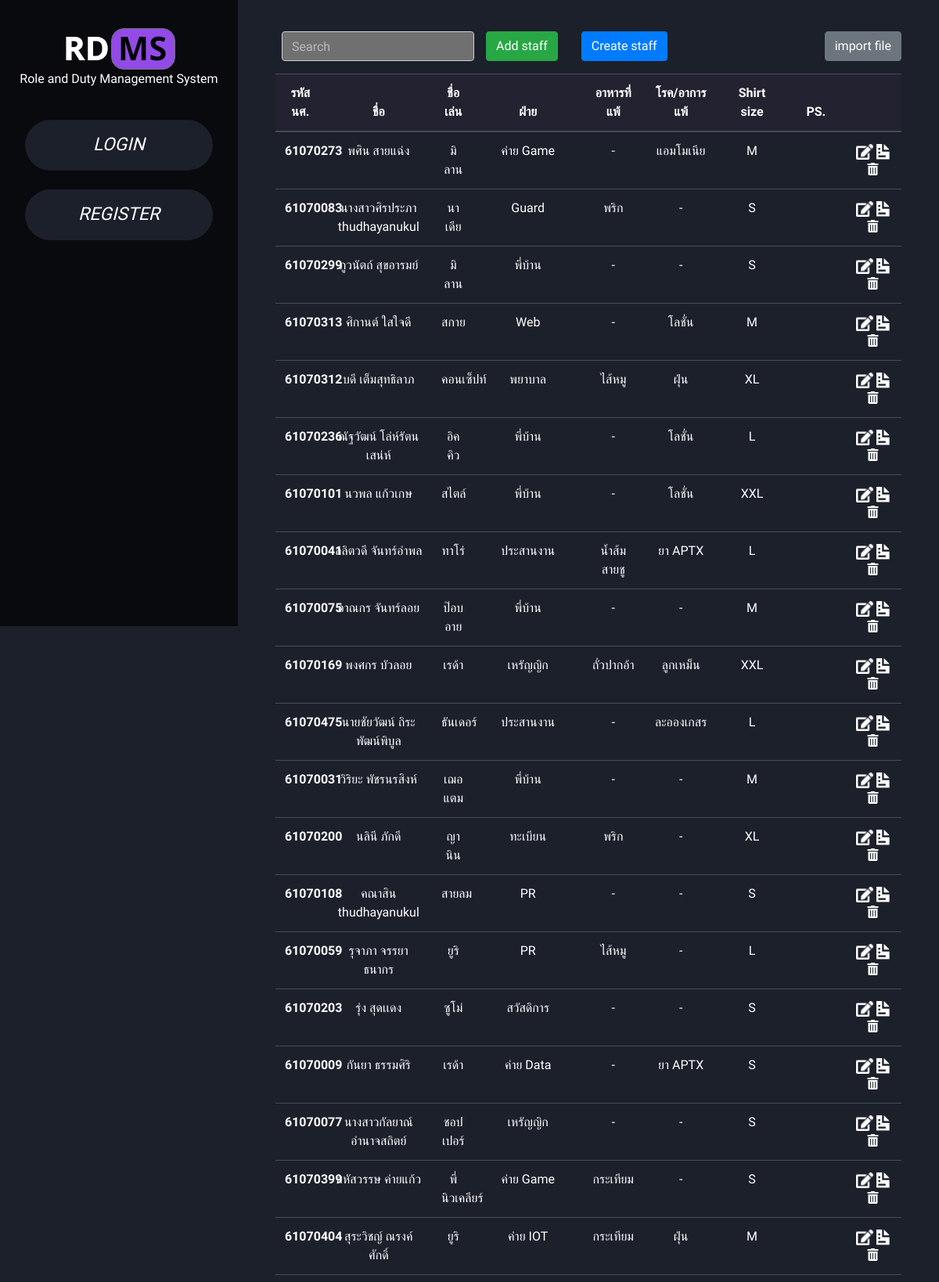
Screenshot of /camp/2/staffs/ (upper part) with the database file from the repository.
### staffs/models.py (models this page shows)
class Staff(models.Model):
    camp = models.ForeignKey(to='camp.Camp', on_delete=models.CASCADE)
    personal = models.OneToOneField(Personal, on_delete=models.CASCADE)
    department = models.ForeignKey(to='camp.Department', on_delete=models.CASCADE, null=True, blank=True)
    mc = models.ForeignKey(to='camp.MC', on_delete=models.CASCADE, null=True, blank=True)
    position = models.CharField(max_length=255)
    group = models.CharField(max_length=255)
    postscript = models.CharField(max_length=255, null=True)

### personal/models.py (models this page shows)
class Personal(models.Model):
    SEX = (
        ('M', 'MALE'),
        ('F', 'FEMALE')
    )
    sid = models.CharField(max_length=8, null=True)
    first_name = models.CharField(max_length=255)
    last_name = models.CharField(max_length=255)
    nick_name = models.CharField(max_length=255)
    sex = models.CharField(choices=SEX, max_length=1)
    phone = models.CharField(max_length=10, null=True)
    email = models.CharField(max_length=255, null=True)
    blood_type = models.CharField(max_length=2, null=True)
    birthday = models.DateField(null=True)
    religion = models.CharField(max_length=255, null=True)
    food_allergy = models.TextField(default='-')
    congenital_disease = models.TextField(default='-')
    shirt_size = models.CharField(max_length=5)
    profile_pic = models.ImageField(upload_to='profiles/')

### camp/models.py (models this page shows)
class Department(models.Model):
    camp = models.ForeignKey(Camp, on_delete=models.CASCADE)
    name = models.CharField(max_length=255)
    typeOfDepartment = models.CharField(max_length=255)
    desc = models.TextField()

### staffs/views.py (the view)
# urls.py: path('<int:id_camp>/staffs/', include('staffs.urls')),
def staffs(request, id_camp):
    context = getPersonal(request)
    context['id_camp'] = id_camp
    context['staffs'] = reversed(Staff.objects.select_related(
        'personal').filter(camp_id=id_camp))
    if id_camp:
        context['active_camp'] = True
    return render(request, 'staffs.html', context)

### index/views.py (called while the page is built)
def getPersonal(request):
    if request.user.is_authenticated and request.user.personal_id:
        user = request.user
        context = {}
        personal = Personal.objects.get(pk=user.personal_id)
        sex = {'M': 'Mr.', 'F': 'Miss.'}
        name = sex[personal.sex] + \
            personal.first_name + ' ' + personal.last_name
        context['name'] = name
        context['personal'] = personal
        return context
    else:
        messages.warning(
            request, 'user ของคุณไม่มีการกรอกข้อมูล personal ระวังบัค')
        return {}

### staffs/templates/staffs.html (shortened to what this page needs)
{% extends "base.html" %}
{% block content %}
<div class="form-group row ml-2">
    <div class="col-xs-3">
        <input type="text" class="form-control  search" placeholder="Search" id="searchBox">
    </div>
    <div class="col-sm-auto">
        <a type="button" class="btn btn-success" href="{% url 'add_staff' id_camp %}">Add staff</a>
    </div>
    <div class="col-sm-auto">
        <a type="button" class="btn btn-primary" href="{% url 'create_staff' id_camp %}">Create staff</a>
    </div>
    <div class="col text-right">
        <a type="button" class="btn btn-secondary" href="{% url 'import_staff' id_camp %}">import file</a>
    </div>
</div>
<table class="table table-dark table-hover table-fixed" id="tbl">
    <thead class="">
        <tr class="text-center">
            <th scope="col" style="width: 7%;">รหัสนศ.</th>
            <th scope="col" style="width: 15%;">ชื่อ</th>
            <th scope="col" style="width: 6%;">ชื่อเล่น</th>
            <th scope="col" style="width: 15%;">ฝ่าย</th>
            <th scope="col" style="width: 9%;">อาหารที่แพ้</th>
            <th scope="col" style="width: 10%;">โรค/อาการแพ้</th>
            <th scope="col" style="width: 10%;">Shirt size</th>
            <th scope="col" style="width: 8%;">PS.</th>
            <th scope="col" style="width: 8%"></th>
        </tr>
    </thead>
    <tbody id="tbd">
        {% for staff in staffs %}
        <tr id="table-row" class="text-center">
            <th scope="row">{{staff.personal.sid}}</th>
            <td>{{staff.personal.first_name}} {{staff.personal.last_name}}</td>
            <td>{{staff.personal.nick_name}}</td>
            <td>{{staff.department.name}}</td>
            <td>{{staff.personal.food_allergy}}</td>
            <td>{{staff.personal.congenital_disease}}</td>
            <td>{{staff.personal.shirt_size}}</td>
            <td>{{staff.personal.postscript}}</td>
            <td>
                <span data-toggle="modal" data-target="#modal_edit" onclick="modal_edit({{ staff.id }})"
                    style="cursor:pointer;">
                    <a class="material-tooltip-main" data-toggle="tooltip" data-placement="top" title="Edit">
                        <img src="/media/Icon awesome-edit.png" class="icon">
                    </a>
                </span>
                <span data-toggle="modal" data-target="#modal_view" onclick="getStaffsDetail({{ staff.id }})"
                    style="cursor:pointer;">
                    <a class="material-tooltip-main" data-toggle="tooltip" data-placement="top" title="View">
                        <img src="/media/Icon open-document.png" class="icon"></img>
                    </a>
                </span>
                <span style="cursor:pointer;">
                    <a href="{% url 'delete_staff' id_camp staff.id %}" onclick="return confirm('Are you sure you want to delete this?')" class="material-tooltip-main del" data-toggle="tooltip" data-placement="top" title="Delete">
                        <i class="fas fa-trash-alt"></i>
                    </a>
                </span>
            </td>
        </tr>
        {% endfor %}
    </tbody>
</table>
{% endblock %}

### static/css/my_style.css (style rules this page uses)
:root { --bg-black: #090A0E; --bg-gray: #1C202B; --bg-aside: #0F1010; --bg-purple: #924BE7; }
body { overflow-x: hidden; background-color: var(--bg-gray); color: white !important; font-family: 'Sarabun', sans-serif; }

### staffs/templates/staffs.html (style rules this page uses)
.table { background: transparent; border-collapse: collapse; table-layout: fixed; width: 100%; }
.icon { height: 20px; }
thead { background-color: #222230; }
.search { background-color: #707070 !important; color: white !important; }
.search::placeholder { color: white; opacity: 0.5; }
.del { color: white; }

### rows the page displays
Staff: personal.sid "61070273", personal.first_name "พศิน", personal.last_name "สายแฉ่ง", personal.nick_name "มิลาน", department.name "ค่าย Game", personal.food_allergy "-", personal.congenital_disease "แอมโมเนีย", personal.shirt_size "M"
Staff: personal.sid "61070083", personal.first_name "นางสาวศิรประภา", personal.last_name "thudhayanukul", personal.nick_name "นาเดีย", department.name "Guard", personal.food_allergy "พริก", personal.congenital_disease "-", personal.shirt_size "S"
Staff: personal.sid "61070299", personal.first_name "ภูวนัตถ์", personal.last_name "สุขอารมย์", personal.nick_name "มิลาน", department.name "พี่บ้าน", personal.food_allergy "-", personal.congenital_disease "-", personal.shirt_size "S"
Staff: personal.sid "61070313", personal.first_name "ศิกานต์", personal.last_name "ใสใจดี", personal.nick_name "สกาย", department.name "Web", personal.food_allergy "-", personal.congenital_disease "โลชั่น", personal.shirt_size "M"
Staff: personal.sid "61070312", personal.first_name "บดี", personal.last_name "เต็มสุทธิลาภ", personal.nick_name "คอนเซ็ปท์", department.name "พยาบาล", personal.food_allergy "ไส้หมู", personal.congenital_disease "ฝุ่น", personal.shirt_size "XL"
Staff: personal.sid "61070236", personal.first_name "ณัฐวัฒน์", personal.last_name "โล่ห์รัตนเสน่ห์", personal.nick_name "อิคคิว", department.name "พี่บ้าน", personal.food_allergy "-", personal.congenital_disease "โลชั่น", personal.shirt_size "L"
Staff: personal.sid "61070101", personal.first_name "นวพล", personal.last_name "แก้วเกษ", personal.nick_name "สไตล์", department.name "พี่บ้าน", personal.food_allergy "-", personal.congenital_disease "โลชั่น", personal.shirt_size "XXL"
Staff: personal.sid "61070041", personal.first_name "ลลิตวดี", personal.last_name "จันทร์อำพล", personal.nick_name "ทาโร่", department.name "ประสานงาน", personal.food_allergy "น้ำส้มสายชู", personal.congenital_disease "ยา APTX", personal.shirt_size "L"
Staff: personal.sid "61070075", personal.first_name "อาณกร", personal.last_name "จันทร์ลอย", personal.nick_name "ป๊อบอาย", department.name "พี่บ้าน", personal.food_allergy "-", personal.congenital_disease "-", personal.shirt_size "M"
Staff: personal.sid "61070169", personal.first_name "พงศกร", personal.last_name "บัวลอย", personal.nick_name "เรด้า", department.name "เหรัญญิก", personal.food_allergy "ถั่วปากอ้า", personal.congenital_disease "ลูกเหม็น", personal.shirt_size "XXL"
Staff: personal.sid "61070475", personal.first_name "นายชัยวัฒน์", personal.last_name "ถิระพัฒน์พิบูล", personal.nick_name "ธันเดอร์", department.name "ประสานงาน", personal.food_allergy "-", personal.congenital_disease "ละอองเกสร", personal.shirt_size "L"
Staff: personal.sid "61070031", personal.first_name "วิริยะ", personal.last_name "พัชรนรสิงห์", personal.nick_name "เฌอแตม", department.name "พี่บ้าน", personal.food_allergy "-", personal.congenital_disease "-", personal.shirt_size "M"
Staff: personal.sid "61070200", personal.first_name "นลินี", personal.last_name "ภักดี", personal.nick_name "ญานิน", department.name "ทะเบียน", personal.food_allergy "พริก", personal.congenital_disease "-", personal.shirt_size "XL"
Staff: personal.sid "61070108", personal.first_name "คณาสิน", personal.last_name "thudhayanukul", personal.nick_name "สายลม", department.name "PR", personal.food_allergy "-", personal.congenital_disease "-", personal.shirt_size "S"
Staff: personal.sid "61070059", personal.first_name "รุจาภา", personal.last_name "จรรยาธนากร", personal.nick_name "ยูริ", department.name "PR", personal.food_allergy "ไส้หมู", personal.congenital_disease "-", personal.shirt_size "L"
Staff: personal.sid "61070203", personal.first_name "รุ่ง", personal.last_name "สุดเเดง", personal.nick_name "ซูโม่", department.name "สวัสดิการ", personal.food_allergy "-", personal.congenital_disease "-", personal.shirt_size "S"
Staff: personal.sid "61070009", personal.first_name "กันยา", personal.last_name "ธรรมศิริ", personal.nick_name "เรด้า", department.name "ค่าย Data", personal.food_allergy "-", personal.congenital_disease "ยา APTX", personal.shirt_size "S"
Staff: personal.sid "61070077", personal.first_name "นางสาวกัลยาณ์", personal.last_name "อำนาจสถิตย์", personal.nick_name "ชอปเปอร์", department.name "เหรัญญิก", personal.food_allergy "-", personal.congenital_disease "-", personal.shirt_size "S"
Staff: personal.sid "61070399", personal.first_name "สหัสวรรษ", personal.last_name "ค่ายแก้ว", personal.nick_name "พี่นิวเคลียร์", department.name "ค่าย Game", personal.food_allergy "กระเทียม", personal.congenital_disease "-", personal.shirt_size "S"
Staff: personal.sid "61070404", personal.first_name "สุระวิชญ์", personal.last_name "ณรงค์ศักดิ์", personal.nick_name "ยูริ", department.name "ค่าย IOT", personal.food_allergy "กระเทียม", personal.congenital_disease "ฝุ่น", personal.shirt_size "M"
